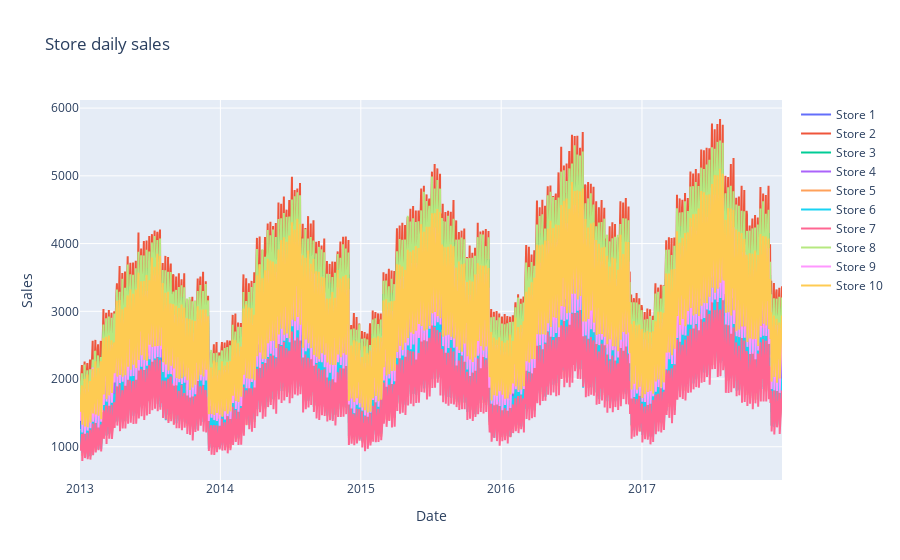

Write notebook code for a chart like this one.
### Code cell
store_daily_sales_sc = []
for store in store_daily_sales['store'].unique():
  current_store_daily_sales = store_daily_sales[(store_daily_sales["store"] == store)]
  store_daily_sales_sc.append(go.Scatter(x=current_store_daily_sales["date"], y=current_store_daily_sales["sales"], name=("Store %s" % store)))

layout = go.Layout(title="Store daily sales", xaxis=dict(title="Date"), yaxis=dict(title="Sales"))
fig = go.Figure(data=store_daily_sales_sc, layout=layout)
iplot(fig)

### Figure 1 — Plotly figure (JSON) as saved in the notebook; plotly's stock layout.template omitted (floating-point values rounded to 4 significant figures; data arrays with more than 128 entries replaced by an {"elided": "..."} marker saying what was removed)
{"data": [{"name": "Store 1", "x": {"elided": "1826 str values"}, "y": {"elided": "1826 int values"}, "type": "scatter"}, {"name": "Store 2", "x": {"elided": "1826 str values"}, "y": {"elided": "1826 int values"}, "type": "scatter"}, {"name": "Store 3", "x": {"elided": "1826 str values"}, "y": {"elided": "1826 int values"}, "type": "scatter"}, {"name": "Store 4", "x": {"elided": "1826 str values"}, "y": {"elided": "1826 int values"}, "type": "scatter"}, {"name": "Store 5", "x": {"elided": "1826 str values"}, "y": {"elided": "1826 int values"}, "type": "scatter"}, {"name": "Store 6", "x": {"elided": "1826 str values"}, "y": {"elided": "1826 int values"}, "type": "scatter"}, {"name": "Store 7", "x": {"elided": "1826 str values"}, "y": {"elided": "1826 int values"}, "type": "scatter"}, {"name": "Store 8", "x": {"elided": "1826 str values"}, "y": {"elided": "1826 int values"}, "type": "scatter"}, {"name": "Store 9", "x": {"elided": "1826 str values"}, "y": {"elided": "1826 int values"}, "type": "scatter"}, {"name": "Store 10", "x": {"elided": "1826 str values"}, "y": {"elided": "1826 int values"}, "type": "scatter"}], "layout": {"title": {"text": "Store daily sales"}, "xaxis": {"title": {"text": "Date"}}, "yaxis": {"title": {"text": "Sales"}}}}
